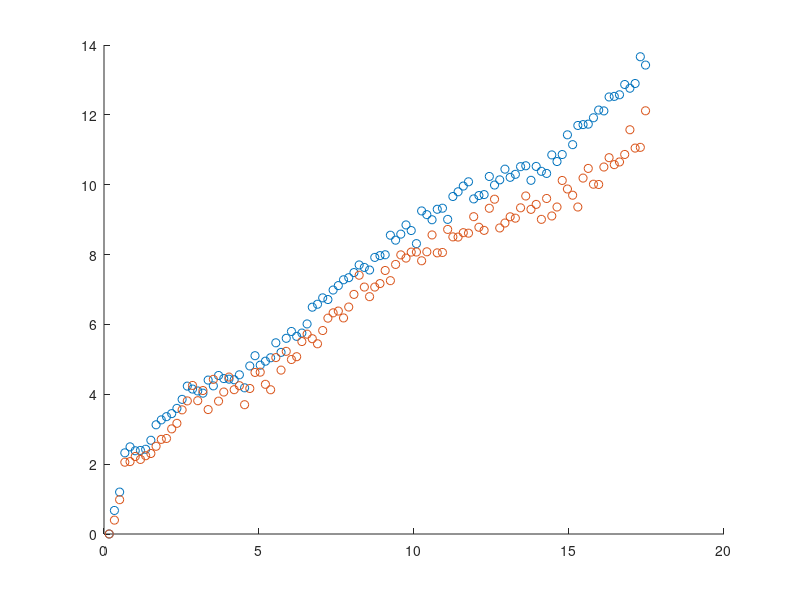
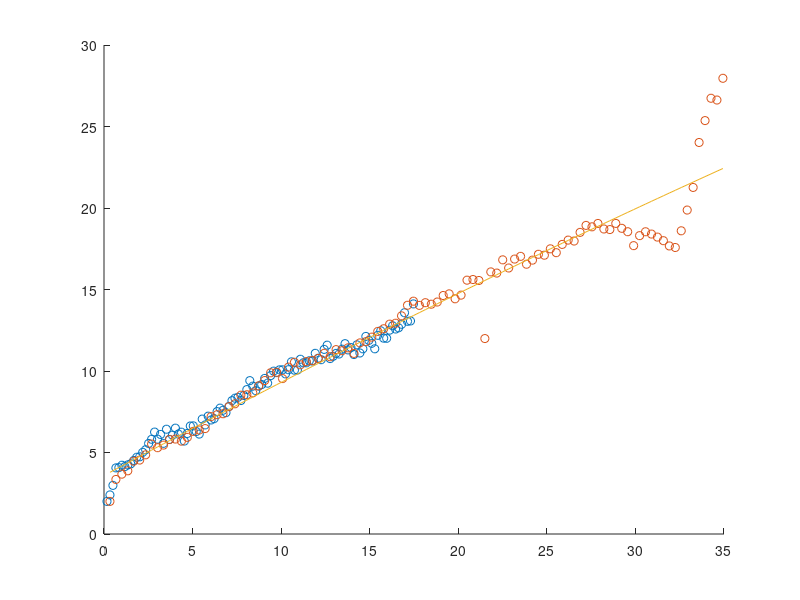

The MATLAB source for these figures, in order:
%% Preemphasis 1
% up to ~ 18 GHz
fcGHz = [0.167968750000000,0.335937500000000,0.503906250000000,0.671875000000000,0.839843750000000,1.00781250000000,1.17578125000000,1.34375000000000,1.51171875000000,1.67968750000000,1.84765625000000,2.01562500000000,2.18359375000000,2.35156250000000,2.51953125000000,2.68750000000000,2.85546875000000,3.02343750000000,3.19140625000000,3.35937500000000,3.52734375000000,3.69531250000000,3.86328125000000,4.03125000000000,4.19921875000000,4.36718750000000,4.53515625000000,4.70312500000000,4.87109375000000,5.03906250000000,5.20703125000000,5.37500000000000,5.54296875000000,5.71093750000000,5.87890625000000,6.04687500000000,6.21484375000000,6.38281250000000,6.55078125000000,6.71875000000000,6.88671875000000,7.05468750000000,7.22265625000000,7.39062500000000,7.55859375000000,7.72656250000000,7.89453125000000,8.06250000000000,8.23046875000000,8.39843750000000,8.56640625000000,8.73437500000000,8.90234375000000,9.07031250000000,9.23828125000000,9.40625000000000,9.57421875000000,9.74218750000000,9.91015625000000,10.0781250000000,10.2460937500000,10.4140625000000,10.5820312500000,10.7500000000000,10.9179687500000,11.0859375000000,11.2539062500000,11.4218750000000,11.5898437500000,11.7578125000000,11.9257812500000,12.0937500000000,12.2617187500000,12.4296875000000,12.5976562500000,12.7656250000000,12.9335937500000,13.1015625000000,13.2695312500000,13.4375000000000,13.6054687500000,13.7734375000000,13.9414062500000,14.1093750000000,14.2773437500000,14.4453125000000,14.6132812500000,14.7812500000000,14.9492187500000,15.1171875000000,15.2851562500000,15.4531250000000,15.6210937500000,15.7890625000000,15.9570312500000,16.1250000000000,16.2929687500000,16.4609375000000,16.6289062500000,16.7968750000000,16.9648437500000,17.1328125000000,17.3007812500000,17.4687500000000];
Hpreemphasis1 = [10.5864882880518 + 1.49339633027114i,11.3238467118264 + 2.29355276861050i,11.8028220951656 + 3.37356459582204i,13.4884741257329 + 3.63677048916425i,13.8125257362940 + 3.50051982479883i,13.7108104807211 + 3.14475434454464i,13.6823269310383 + 3.33005669871479i,13.6591133596389 + 3.64236012655727i,13.9083402129090 + 4.31318489958790i,14.6032354312678 + 4.64278766092578i,14.7137158938755 + 5.10339031625679i,14.9161365241344 + 5.02569983956845i,15.0321794414393 + 5.17597970109845i,15.2058060061400 + 5.51890356329717i,15.4751575820516 + 6.17912816014491i,16.4121110671244 + 5.80150044496576i,16.2092695729273 + 5.86866710993493i,16.0374607511962 + 6.02359622589820i,15.9960440158535 + 5.77986603040130i,16.4003177738899 + 6.80781545636365i,16.1283207029707 + 6.58652382831100i,16.2703165217003 + 7.76418653161224i,16.4153350667516 + 7.00027587991651i,16.2285703517086 + 7.34031352726578i,16.0456041118255 + 7.64721879901575i,16.2364537523500 + 7.92854260627997i,15.0560756738284 + 8.54039699475220i,15.7916013930922 + 9.83354652829034i,16.2862225373852 + 10.2496048923805i,15.9378338720865 + 9.68862498310304i,15.8392182120140 + 10.3065085651120i,15.4687840978332 + 11.2260403393048i,16.2521943357353 + 11.7900336370651i,15.3130481875047 + 11.9993845119805i,15.6184484002480 + 13.0894802593440i,16.4955475822428 + 12.7391251419048i,15.5283212279253 + 13.3986299477863i,15.0382660132645 + 14.2742457704250i,15.3204188014811 + 14.8938084050301i,15.8771641797003 + 16.0562638653255i,16.0846117867267 + 16.1590642414807i,16.1006517381670 + 16.8209813344538i,15.7119271011055 + 17.0101710644767i,15.8914005380683 + 17.8421380022481i,16.6439554932122 + 17.6306359703165i,16.0031158052876 + 18.8343349034433i,16.9685424684213 + 18.2047171786448i,15.6665047591979 + 19.8761700570909i,16.7618651812747 + 19.8139169799925i,17.1302305275286 + 19.2144002686916i,16.6258202709591 + 19.3636082497805i,17.2618016648411 + 20.2464593304543i,16.9584068515811 + 20.7049565645220i,16.4538438584459 + 21.2027698115726i,16.6448022906617 + 23.2870654042235i,17.4733847276435 + 22.0839423901553i,17.4987453461778 + 22.7823858398055i,17.5331257717277 + 23.8625098060840i,17.8001979478053 + 22.9815466330088i,16.4943777596186 + 22.4305711161379i,17.6781129276479 + 25.4773253724281i,18.1280812847945 + 24.6914111627959i,17.6830490186802 + 24.3845925905602i,17.0447856823188 + 26.1112252206631i,18.7168634714559 + 25.0743117458882i,18.1596637356808 + 24.0779441821512i,17.0844702552517 + 27.6726154135683i,19.2645921931017 + 26.8306160883738i,19.2822938793136 + 27.5895970295330i,17.7666571368893 + 29.1480426871921i,18.3571359533130 + 26.5337138067199i,18.5832436958300 + 26.8135157299208i,15.7693742724854 + 28.6764219290472i,15.7124493121909 + 30.9854870515438i,15.4780593196902 + 30.0157350993488i,15.8893419470191 + 30.4599295624008i,16.1004239815927 + 31.7369027450398i,15.8768502604975 + 30.7905418873020i,13.9703090547998 + 32.0742545359881i,14.4520355550102 + 32.8430726528383i,14.4884522126022 + 32.9421343309202i,12.2290758111782 + 32.0487761250664i,10.8875762392570 + 34.2225738819018i,9.43490354701796 + 34.0527683572984i,6.87373912680067 + 34.4104005302000i,8.97224433106973 + 36.2039643407443i,5.31482449375369 + 36.1037808041328i,2.65263324079681 + 37.2514680393148i,2.16861556692370 + 39.7930538492576i,-0.812006395366996 + 38.5718979409061i,-3.50230242117191 + 40.9516177055554i,-4.82950518849645 + 40.9330311033424i,-4.78603485556681 + 41.0012080704565i,-7.27161562673659 + 41.5260466733111i,-9.50686398862735 + 42.1846351920549i,-11.7995845853796 + 41.4772329446245i,-12.6617498321148 + 43.3379990804847i,-15.1214078516367 + 42.6332536282323i,-15.3079634985599 + 42.8232904163001i,-18.2310987898760 + 43.3659121822454i,-24.1136429669932 + 39.7203354739368i,-23.7221444671474 + 40.8033162931917i,-26.4940930570592 + 44.2185819529173i,-27.8416963990219 + 41.7152051470882i];
Hpreemphasis2 = [2.73106654609644,2.85886868536201,3.05822737511419,3.46038180074983,3.46708706170941,3.52598474992524,3.49189589012096,3.53495445473579,3.56093541169890,3.64674695636431,3.73077622298887,3.74192699778840,3.86218247812435,3.93338482249054,4.11196688035485,4.23513686587625,4.45635036574061,4.23804751095611,4.38253865161181,4.11587421825603,4.54688299115558,4.23160758186788,4.36085040842625,4.58151819020844,4.39460926144724,4.45301480552868,4.18241390111016,4.41195821039056,4.65168970424071,4.65613453610526,4.47319925903857,4.39361170709457,4.88490866627688,4.68748608946388,4.98656437279577,4.85419692124548,4.89934584002275,5.15029922367776,5.27758814988422,5.19879087309623,5.11233213367968,5.34096914696413,5.56288152056150,5.66127691865576,5.69480986718812,5.56712175308027,5.77085129300582,6.01632108613293,6.40878354306794,6.16351664937764,5.97142157589750,6.16366330915362,6.23454707061600,6.50979989914742,6.29496281549612,6.64072417193894,6.85327129463490,6.78132340776269,6.91636006446131,6.91804745819621,6.72148458789709,6.92314200726573,7.31867356138867,6.89890241991910,6.90792921169589,7.45329221563481,7.27205928983376,7.26808516047102,7.37357110132786,7.36147887386745,7.77250380906938,7.50653510639227,7.43003537861776,7.99143857756046,8.23350730195373,7.48900724723583,7.61197200921973,7.76987868810254,7.73481687912185,8.00322335844356,8.32122975621097,7.96270686018318,8.09401309376292,7.70464749600986,8.25324900800601,7.79099653221476,8.02460792223691,8.75837648136676,8.51545264105654,8.34256683150353,8.02450702511843,8.82745603936225,9.11317533655492,8.65064935916800,8.64318196573915,9.15526799073268,9.44123229287533,9.22717184975231,9.30919408529858,9.54258826736348,10.3517858244214,9.74454768036903,9.76826355234945,11.0196055277993];


Hpreemphasis1 = abs(Hpreemphasis1);
Hpreemphasis1 = Hpreemphasis1/Hpreemphasis1(1);

Hpreemphasis2 = Hpreemphasis2/Hpreemphasis2(1);
 
% fit1 = fit(fcGHz, Hpreemphasis2, 'poly2')

%% Preemphasis 2
% up to ~ 35 GHz
fcGHz3 = [0.335937500000000,0.671875000000000,1.00781250000000,1.34375000000000,1.67968750000000,2.01562500000000,2.35156250000000,2.68750000000000,3.02343750000000,3.35937500000000,3.69531250000000,4.03125000000000,4.36718750000000,4.70312500000000,5.03906250000000,5.37500000000000,5.71093750000000,6.04687500000000,6.38281250000000,6.71875000000000,7.05468750000000,7.39062500000000,7.72656250000000,8.06250000000000,8.39843750000000,8.73437500000000,9.07031250000000,9.40625000000000,9.74218750000000,10.0781250000000,10.4140625000000,10.7500000000000,11.0859375000000,11.4218750000000,11.7578125000000,12.0937500000000,12.4296875000000,12.7656250000000,13.1015625000000,13.4375000000000,13.7734375000000,14.1093750000000,14.4453125000000,14.7812500000000,15.1171875000000,15.4531250000000,15.7890625000000,16.1250000000000,16.4609375000000,16.7968750000000,17.1328125000000,17.4687500000000,17.8046875000000,18.1406250000000,18.4765625000000,18.8125000000000,19.1484375000000,19.4843750000000,19.8203125000000,20.1562500000000,20.4921875000000,20.8281250000000,21.1640625000000,21.5000000000000,21.8359375000000,22.1718750000000,22.5078125000000,22.8437500000000,23.1796875000000,23.5156250000000,23.8515625000000,24.1875000000000,24.5234375000000,24.8593750000000,25.1953125000000,25.5312500000000,25.8671875000000,26.2031250000000,26.5390625000000,26.8750000000000,27.2109375000000,27.5468750000000,27.8828125000000,28.2187500000000,28.5546875000000,28.8906250000000,29.2265625000000,29.5625000000000,29.8984375000000,30.2343750000000,30.5703125000000,30.9062500000000,31.2421875000000,31.5781250000000,31.9140625000000,32.2500000000000,32.5859375000000,32.9218750000000,33.2578125000000,33.5937500000000,33.9296875000000,34.2656250000000,34.6015625000000,34.9375000000000];
Hpreemphasis3 = [2.93065570568365,3.42239193838029,3.55269081451834,3.63753017795263,3.89310983285984,3.92466728476242,4.07252504177783,4.39398617341961,4.28282935990344,4.36192826248288,4.53538273640133,4.55203437664322,4.48551381030442,4.60759536673696,4.80578771812325,4.85276469273365,4.90174854426737,5.33272659510497,5.40692882755031,5.44371891815008,5.72140430565517,5.83933303437081,6.20566809964575,6.22366666744834,6.31080365997461,6.62993598201363,6.88166060389448,7.26920282067339,7.29500041108794,6.97687596523419,7.56584357784497,7.83212279881367,7.69136382367729,7.86613480200489,7.92481623436785,8.04185577388087,8.34090681820092,8.14087396262934,8.56213639545615,8.49655106917213,8.66945815105360,8.33481454065747,8.97814834801801,9.05586505812139,9.35126420113916,9.73659511926531,9.92187634959583,10.2491964966101,10.3161941455176,10.8677877956914,11.7115184290188,12.0536027037696,11.7017031076109,11.9254554628267,11.8003417266892,11.9833499203078,12.5476272775020,12.6943510433722,12.2584329343516,12.5807966149922,13.9831728314429,14.0479873589832,13.9516147124399,9.25716023474548,14.8236292642031,14.7010578242915,16.1418318079796,15.2387632319795,16.2304230549604,16.5444068023687,15.6496141646946,16.1083457807486,16.7868684162147,16.6798778896637,17.4473427782387,16.9800129024444,18.0005644557717,18.5560160868150,18.4346393561030,19.5969034256404,20.5883247271730,20.3814795027208,20.8742584378730,20.0721795301398,19.9895613455129,20.8791893855728,20.1685796006178,19.6883282279300,17.8429792939086,19.1494681927001,19.6826706566126,19.3647833569080,18.9561557740204,18.4800311511831,17.8062633306356,17.6121185439293,19.8163536993246,22.9440137279781,26.9168170953250,36.9775013501200,43.1613489818862,50.5368339847588,49.9110112655166,58.1916224750163];

Hpreemphasis3 = Hpreemphasis3/Hpreemphasis3(1);

fit3 = [-0.0013 0.5846 1.5859];

Hpreemph = 10.^(polyval([-0.0013 0.5846 1.5859], fcGHz3)/20);

figure, hold on
plot(fcGHz, 20*log10(Hpreemphasis1), 'o', fcGHz, 20*log10(Hpreemphasis2), 'o') 
% plot(fcGHz, fit1(fcGHz));

figure, hold on
plot(fcGHz, 20*log10(Hpreemphasis2)+2, 'o', fcGHz3, 20*log10(Hpreemphasis3)+2, 'o') 
plot(fcGHz3, 20*log10(Hpreemph)+2);
